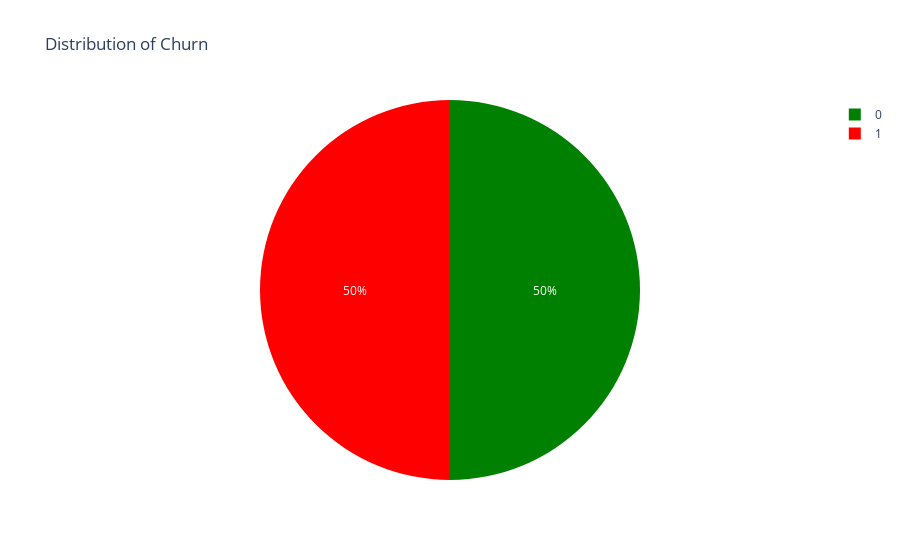

Notebook code for this chart:
### Markdown cell above
*Now the data is balanced and we can now train the model*

### Code cell
target_instance = new_dataset["churn"].value_counts().to_frame()
target_instance = target_instance.reset_index()
target_instance = target_instance.rename(columns={'index': 'Category', 'churn': 'Count'})
fig = px.pie(target_instance, values='Count', names='Category', color_discrete_sequence=["green", "red"],
             title='Distribution of Churn')
fig.show()

### Figure 1 — Plotly figure (JSON) as saved in the notebook; plotly's stock layout.template omitted (floating-point values rounded to 4 significant figures)
{"data": [{"domain": {"x": [0, 1], "y": [0, 1]}, "hovertemplate": "Category=%{label}<br>Count=%{value}<extra></extra>", "labels": [0, 1], "legendgroup": "", "name": "", "showlegend": true, "type": "pie", "values": [1738, 1738]}], "layout": {"legend": {"tracegroupgap": 0}, "piecolorway": ["green", "red"], "title": {"text": "Distribution of Churn"}}}
